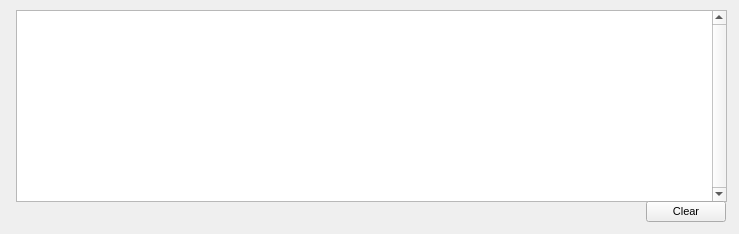
<?xml version="1.0" encoding="UTF-8"?>
<ui version="4.0">
 <class>Central</class>
 <widget class="QWidget" name="Central">
  <property name="geometry">
   <rect>
    <x>0</x>
    <y>0</y>
    <width>739</width>
    <height>234</height>
   </rect>
  </property>
  <property name="sizePolicy">
   <sizepolicy hsizetype="Preferred" vsizetype="Preferred">
    <horstretch>0</horstretch>
    <verstretch>0</verstretch>
   </sizepolicy>
  </property>
  <property name="windowTitle">
   <string>Form</string>
  </property>
  <widget class="QTextEdit" name="textEdit">
   <property name="geometry">
    <rect>
     <x>16</x>
     <y>10</y>
     <width>711</width>
     <height>192</height>
    </rect>
   </property>
   <property name="sizePolicy">
    <sizepolicy hsizetype="MinimumExpanding" vsizetype="MinimumExpanding">
     <horstretch>0</horstretch>
     <verstretch>0</verstretch>
    </sizepolicy>
   </property>
   <property name="font">
    <font>
     <pointsize>8</pointsize>
    </font>
   </property>
   <property name="layoutDirection">
    <enum>Qt::LeftToRight</enum>
   </property>
   <property name="lineWidth">
    <number>1</number>
   </property>
   <property name="verticalScrollBarPolicy">
    <enum>Qt::ScrollBarAlwaysOn</enum>
   </property>
   <property name="undoRedoEnabled">
    <bool>false</bool>
   </property>
  </widget>
  <widget class="QWidget" name="layoutWidget">
   <property name="geometry">
    <rect>
     <x>20</x>
     <y>200</y>
     <width>706</width>
     <height>23</height>
    </rect>
   </property>
   <layout class="QHBoxLayout" name="horizontalLayout">
    <item>
     <spacer>
      <property name="orientation">
       <enum>Qt::Horizontal</enum>
      </property>
      <property name="sizeHint" stdset="0">
       <size>
        <width>618</width>
        <height>17</height>
       </size>
      </property>
     </spacer>
    </item>
    <item>
     <widget class="QPushButton" name="clearButton">
      <property name="enabled">
       <bool>true</bool>
      </property>
      <property name="sizePolicy">
       <sizepolicy hsizetype="Fixed" vsizetype="Fixed">
        <horstretch>0</horstretch>
        <verstretch>0</verstretch>
       </sizepolicy>
      </property>
      <property name="minimumSize">
       <size>
        <width>0</width>
        <height>20</height>
       </size>
      </property>
      <property name="font">
       <font>
        <pointsize>8</pointsize>
       </font>
      </property>
      <property name="text">
       <string>Clear</string>
      </property>
     </widget>
    </item>
   </layout>
  </widget>
 </widget>
 <resources/>
 <connections/>
</ui>
